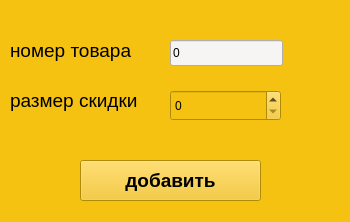
<?xml version="1.0" encoding="UTF-8"?>
<ui version="4.0">
 <class>Form</class>
 <widget class="QWidget" name="Form">
  <property name="windowModality">
   <enum>Qt::ApplicationModal</enum>
  </property>
  <property name="geometry">
   <rect>
    <x>0</x>
    <y>0</y>
    <width>350</width>
    <height>222</height>
   </rect>
  </property>
  <property name="windowTitle">
   <string>Добавить скидку</string>
  </property>
  <property name="styleSheet">
   <string notr="true">background-color: rgb(245, 194, 17);</string>
  </property>
  <widget class="QLabel" name="number_lbl1">
   <property name="geometry">
    <rect>
     <x>10</x>
     <y>30</y>
     <width>141</width>
     <height>41</height>
    </rect>
   </property>
   <property name="font">
    <font>
     <pointsize>14</pointsize>
    </font>
   </property>
   <property name="text">
    <string>номер товара</string>
   </property>
  </widget>
  <widget class="QLineEdit" name="lineEdit">
   <property name="geometry">
    <rect>
     <x>170</x>
     <y>40</y>
     <width>113</width>
     <height>26</height>
    </rect>
   </property>
   <property name="styleSheet">
    <string notr="true">background-color: rgb(246, 245, 244);</string>
   </property>
   <property name="text">
    <string>0</string>
   </property>
  </widget>
  <widget class="QLabel" name="skidki_lbl">
   <property name="geometry">
    <rect>
     <x>10</x>
     <y>80</y>
     <width>151</width>
     <height>41</height>
    </rect>
   </property>
   <property name="font">
    <font>
     <pointsize>14</pointsize>
    </font>
   </property>
   <property name="text">
    <string>размер скидки</string>
   </property>
  </widget>
  <widget class="QSpinBox" name="spinBox">
   <property name="geometry">
    <rect>
     <x>170</x>
     <y>90</y>
     <width>111</width>
     <height>31</height>
    </rect>
   </property>
  </widget>
  <widget class="QPushButton" name="add_btn">
   <property name="geometry">
    <rect>
     <x>80</x>
     <y>160</y>
     <width>181</width>
     <height>41</height>
    </rect>
   </property>
   <property name="font">
    <font>
     <pointsize>14</pointsize>
     <weight>75</weight>
     <bold>true</bold>
    </font>
   </property>
   <property name="text">
    <string>добавить</string>
   </property>
  </widget>
 </widget>
 <resources/>
 <connections/>
</ui>
